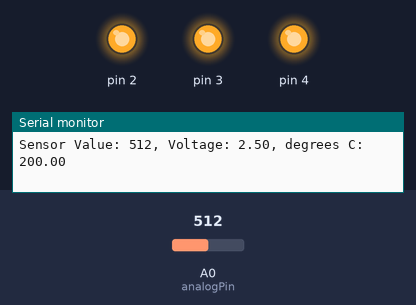
The sketch below on a simulated Arduino Uno, built with avr-gcc and run on an emulated ATmega328P. Parts: output pins drawn as LEDs (lit = HIGH), the last lines printed to the serial monitor. Inputs (shaded band) come from the test bench; at power-on: A0 (analogPin) = 512.

Above: at 1.2 s.
1.3 s: A0 (analogPin) set to 169
4.3 s: A0 (analogPin) set to 157
At 4.8 s:
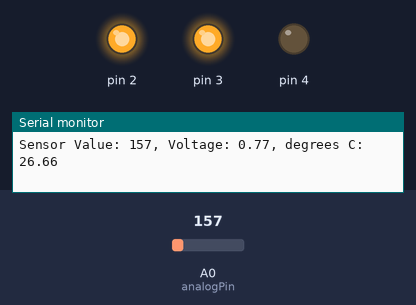
5.8 s: A0 (analogPin) set to 122
At 6.8 s:
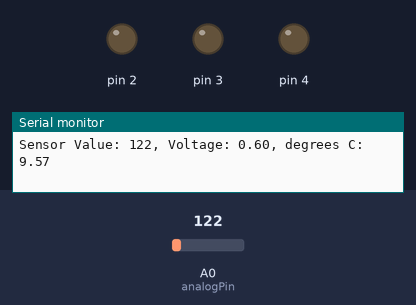
7.3 s: A0 (analogPin) set to 306
At 8.2 s:
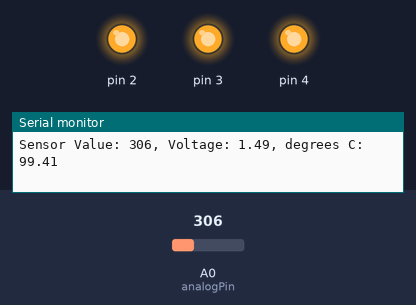
Timing chart, 0 to 10.3 s (numbered marks = the images above; inputs shaded):
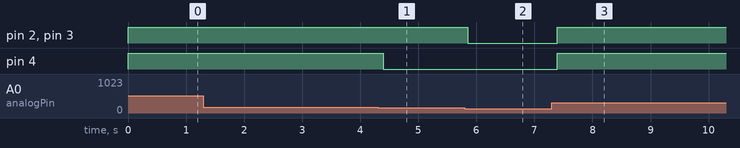

Measured:
- the behaviour switches between 158 and 157 on A0 (analogPin) (found by bisection; images 0 and 1)
- after the input at 4.3 s, pin 4: HIGH → LOW after 0.09 s
- after the input at 5.8 s, pin 2, pin 3: HIGH → LOW after 0.05 s
- after the input at 7.3 s, pin 2–4: LOW → HIGH after 0.09 s

The sketch:

exercise3_1.ino
```cpp
//Declare the global constants for the analog pin number and the base temperature (at my grandma's house) in degrees celsius
const int analogPin = A0;
const float baseTemp = 23.0;

//initialize the variables we need for this project
void setup() {
  //This command just sets up the connection between the arduino and the computer
  Serial.begin(9600);
  //a for loop that sets up the mode for every digital pin LED to be outputs and sets them to the off status
  for (int i = 2; i < 5; i++) {
    pinMode(i, OUTPUT);
    digitalWrite(i, LOW);
  }
}

void loop() {
  //set a variable on the analog input from the temperature sensor
  int analogVal = analogRead(analogPin);
  //I initially did not split these commands up due to confusion about types. Will not make that mistake again!
  //displays the analog value from the temperature sensor
  Serial.print("Sensor Value: ");
  Serial.print(analogVal);
  //calculates the voltage on the temperature sensor on the breadboard
  float volt = 5.0 * analogVal/1024.0;
  //displays the above mentioned voltage
  Serial.print(", Voltage: ");
  Serial.print(volt);
  //calculates the temperature on the temperature sensor based on the applied voltage
  float temp = (volt - .5) * 100;
  //displays the temperature that the sensor "reads"
  Serial.print(", degrees C: ");
  Serial.println(temp);

  //if the temperature read by the sensor is less than the base temperature established above
  //then turn off all LEDs
  if (temp < baseTemp) {
    digitalWrite(2, LOW);
    digitalWrite(3, LOW);
    digitalWrite(4, LOW);
    //if the temperature read by the sensor is greater than the ambient temperature but less than the temperature + 2 degrees
    //then turn on the first LED only.
  } else if (temp >= baseTemp && temp < baseTemp + 2.0) {
    digitalWrite(2, HIGH);
    digitalWrite(3, LOW);
    digitalWrite(4, LOW);
    //if the temperature read by the sensor is greater than the ambient temperature + 2 degrees but less than the ambient
    //temperature + 4 degrees then turn on the first and second LEDs only.
  } else if (temp >= baseTemp + 2.0 && temp < baseTemp + 4.0) {
    digitalWrite(2, HIGH);
    digitalWrite(3, HIGH);
    digitalWrite(4, LOW);
    //for all other temperature inputs (must be greater than the ambient temperature + 4 degrees celsius), turn on all LEDs because you are hot.
  } else {
    digitalWrite(2, HIGH);
    digitalWrite(3, HIGH);
    digitalWrite(4, HIGH);
  }
  //repeat this loop every millisecond
  delay(1);
}
```
